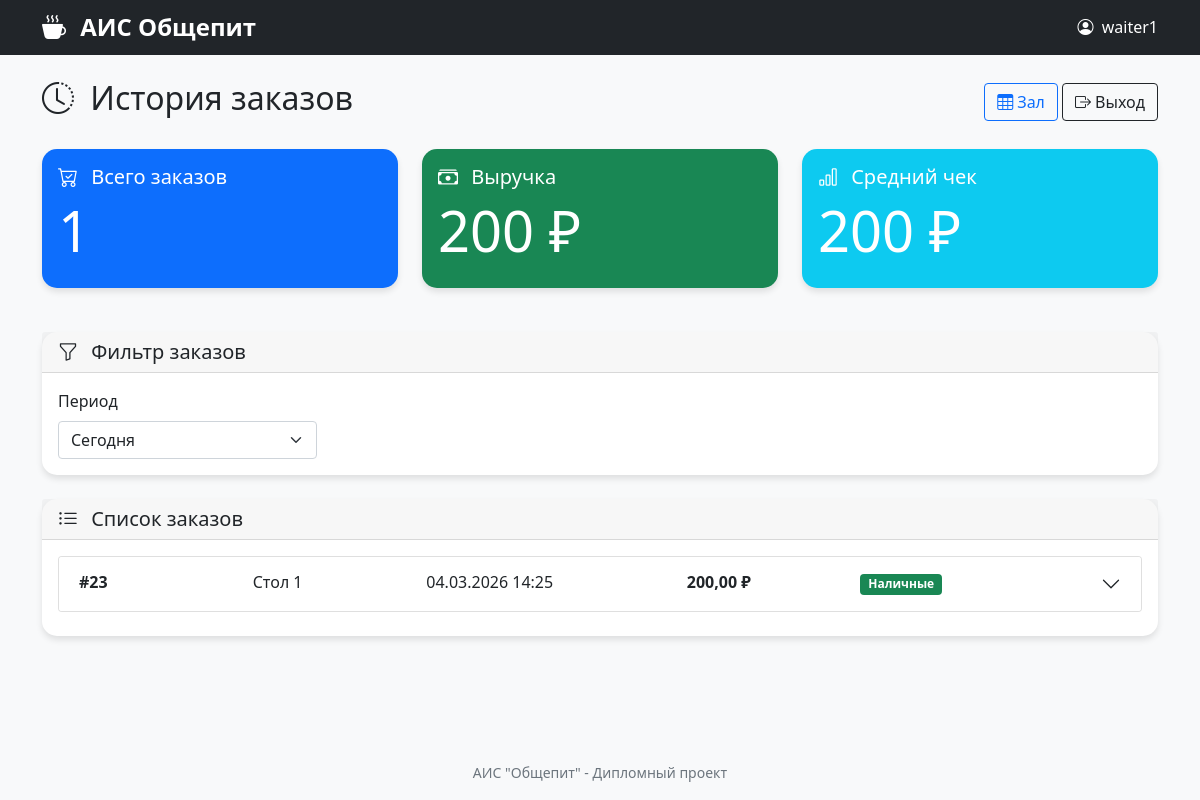
The page /waiter/history/ (signed in) on the database its author committed.
### orders/models.py (models this page shows, shortened)
class Order(models.Model):
    STATUS_CHOICES = [
        ('open', 'Открыт'),
        ('paid', 'Оплачен'),
        ('cancelled', 'Отменен'),
    ]
    PAYMENT_CHOICES = [
        ('cash', 'Наличные'),
        ('card', 'Карта'),
        ('qr', 'QR-код'),
    ]
    table = models.ForeignKey(Table, on_delete=models.CASCADE, verbose_name="Стол")
    waiter = models.ForeignKey(User, on_delete=models.SET_NULL, null=True, verbose_name="Официант")
    created_at = models.DateTimeField(auto_now_add=True, verbose_name="Время создания")
    closed_at = models.DateTimeField(null=True, blank=True, verbose_name="Время закрытия")
    status = models.CharField(max_length=20, choices=STATUS_CHOICES, default='open', verbose_name="Статус")
    total_amount = models.DecimalField(max_digits=10, decimal_places=2, default=0, verbose_name="Общая сумма")
    payment_method = models.CharField(max_length=20, choices=PAYMENT_CHOICES, blank=True, null=True, verbose_name="Способ оплаты")
    payment_received = models.BooleanField(default=False, verbose_name="Оплачено")
    class Meta:
        verbose_name = "Заказ"
        verbose_name_plural = "Заказы"
        ordering = ['-created_at']

### tables/models.py (models this page shows, shortened)
class Table(models.Model):
    STATUS_CHOICES = [
        ('free', 'Свободен'),
        ('occupied', 'Занят'),
        ('reserved', 'Забронирован'),
    ]
    number = models.IntegerField(unique=True, verbose_name="Номер стола")
    seats = models.IntegerField(verbose_name="Количество мест")
    status = models.CharField(max_length=20, choices=STATUS_CHOICES, default='free', verbose_name="Статус")
    class Meta:
        verbose_name = "Стол"
        verbose_name_plural = "Столы"
        ordering = ['number']

### accounts/views.py (the view, shortened to what this page needs)
# urls.py: path('waiter/history/', accounts_views.waiter_history, name='waiter_history'),
@login_required
def waiter_history(request):
    if not request.user.is_authenticated or request.user.profile.role != 'waiter':
        return redirect('waiter_login')
    period = request.GET.get('period', 'today')
    date_from = request.GET.get('date_from')
    date_to = request.GET.get('date_to')
    orders = Order.objects.filter(
        waiter=request.user,
        status='paid'
    ).order_by('-created_at')
    today = timezone.now().date()
    if period == 'today':
        orders = orders.filter(created_at__date=today)
    elif period == 'week':
        week_ago = today - timedelta(days=7)
        orders = orders.filter(created_at__date__gte=week_ago)
    elif period == 'month':
        month_ago = today - timedelta(days=30)
        orders = orders.filter(created_at__date__gte=month_ago)
    elif period == 'custom':
        if date_from:
            orders = orders.filter(created_at__date__gte=date_from)
        if date_to:
            orders = orders.filter(created_at__date__lte=date_to)
    total_orders = orders.count()
    total_revenue = orders.aggregate(total=Sum('total_amount'))['total'] or 0
    avg_order = total_revenue / total_orders if total_orders > 0 else 0
    daily_stats = []
    context = {
        'orders': orders,
        'total_orders': total_orders,
        'total_revenue': total_revenue,
        'avg_order': avg_order,
        'daily_stats': daily_stats,
        'period': period,
        'date_from': date_from,
        'date_to': date_to,
    }
    return render(request, 'waiter_history.html', context)

### orders/models.py (called while the page is built)
    def get_total(self):
        return self.price * self.quantity

### templates/waiter_history.html (shortened to what this page needs)
{% extends "base.html" %}
{% block content %}
<div class="d-flex justify-content-between align-items-center mb-4">
    <h2>
        <i class="bi bi-clock-history me-2"></i>
        История заказов
    </h2>
    <div>
        <a href="{% url 'waiter_hall' %}" class="btn btn-outline-primary">
            <i class="bi bi-table me-1"></i>Зал
        </a>
        <a href="{% url 'index' %}" class="btn btn-outline-dark">
            <i class="bi bi-box-arrow-right me-1"></i>Выход
        </a>
    </div>
</div>
<div class="row mb-4">
    <div class="col-md-4">
        <div class="card text-white bg-primary">
            <div class="card-body">
                <h5 class="card-title">
                    <i class="bi bi-cart-check me-2"></i>
                    Всего заказов
                </h5>
                <h2 class="display-4">{{ total_orders }}</h2>
            </div>
        </div>
    </div>
    <div class="col-md-4">
        <div class="card text-white bg-success">
            <div class="card-body">
                <h5 class="card-title">
                    <i class="bi bi-cash-stack me-2"></i>
                    Выручка
                </h5>
                <h2 class="display-4">{{ total_revenue }} ₽</h2>
            </div>
        </div>
    </div>
    <div class="col-md-4">
        <div class="card text-white bg-info">
            <div class="card-body">
                <h5 class="card-title">
                    <i class="bi bi-bar-chart me-2"></i>
                    Средний чек
                </h5>
                <h2 class="display-4">{{ avg_order|floatformat:0 }} ₽</h2>
            </div>
        </div>
    </div>
</div>
<div class="card mb-4">
    <div class="card-header">
        <h5 class="mb-0">
            <i class="bi bi-funnel me-2"></i>
            Фильтр заказов
        </h5>
    </div>
    <div class="card-body">
        <form method="get" class="row g-3">
            <div class="col-md-3">
                <label class="form-label">Период</label>
                <select name="period" class="form-select" onchange="this.form.submit()">
                    <option value="today" {% if period == 'today' %}selected{% endif %}>Сегодня</option>
                </select>
            </div>
        </form>
    </div>
</div>
<div class="card">
    <div class="card-header">
        <h5 class="mb-0">
            <i class="bi bi-list-ul me-2"></i>
            Список заказов
        </h5>
    </div>
    <div class="card-body">
        {% if orders %}
        <div class="accordion" id="ordersAccordion">
            {% for order in orders %}
            <div class="accordion-item mb-2">
                <h2 class="accordion-header" id="heading{{ order.id }}">
                    <button class="accordion-button collapsed" type="button" data-bs-toggle="collapse" data-bs-target="#collapse{{ order.id }}" aria-expanded="false" aria-controls="collapse{{ order.id }}">
                        <div class="row w-100">
                            <div class="col-md-2">
                                <strong>#{{ order.id }}</strong>
                            </div>
                            <div class="col-md-2">
                                Стол {{ order.table.number }}
                            </div>
                            <div class="col-md-3">
                                {{ order.created_at|date:"d.m.Y H:i" }}
                            </div>
                            <div class="col-md-2">
                                <strong>{{ order.total_amount }} ₽</strong>
                            </div>
                            <div class="col-md-3">
                                {% if order.payment_method == 'cash' %}
                                    <span class="badge bg-success">Наличные</span>
                                {% elif order.payment_method == 'card' %}
                                    <span class="badge bg-primary">Карта</span>
                                {% elif order.payment_method == 'qr' %}
                                    <span class="badge bg-info">QR-код</span>
                                {% else %}
                                    —
                                {% endif %}
                            </div>
                        </div>
                    </button>
                </h2>
            </div>
            {% endfor %}
        </div>
        {% else %}
        <div class="text-center text-muted py-4">
            <i class="bi bi-inbox" style="font-size: 3rem;"></i>
            <p class="mt-2">Нет заказов за выбранный период</p>
        </div>
        {% endif %}
    </div>
</div>
{% endblock %}

### templates/base.html (shortened to what this page needs)
{% load pwa %}
<!DOCTYPE html>
<html lang="ru">
<head>
    <link href="https://cdn.jsdelivr.net/npm/bootstrap@5.1.3/dist/css/bootstrap.min.css" rel="stylesheet">
    <link rel="stylesheet" href="https://cdn.jsdelivr.net/npm/bootstrap-icons@1.8.1/font/bootstrap-icons.css">
</head>
<body>
    <nav class="navbar navbar-dark bg-dark">
        <div class="container">
            <span class="navbar-brand mb-0 h1">
                <i class="bi bi-cup-hot-fill me-2"></i>
                АИС Общепит
            </span>
            {% if request.user.is_authenticated %}
            <span class="text-white">
                <i class="bi bi-person-circle me-1"></i>
                {{ request.user.username }}
            </span>
            {% endif %}
        </div>
    </nav>
    <div class="container mt-4 fade-in">
        {% block content %}
        {% endblock %}
    </div>
    <footer class="mt-auto py-3 text-center text-muted">
        <small>АИС "Общепит" - Дипломный проект</small>
    </footer>
</body>
</html>

### templates/base.html (style rules this page uses)
:root { --primary-color: #0d6efd; --success-color: #198754; --warning-color: #ffc107; --danger-color: #dc3545; --dark-bg: #212529; --light-bg: #f8f9fa; }
body { font-family: 'Segoe UI', Tahoma, Geneva, Verdana, sans-serif; background-color: var(--light-bg); min-height: 100vh; display: flex; flex-direction: column; }
.navbar-brand { font-weight: bold; font-size: 1.5rem; }
.card { border-radius: 15px; box-shadow: 0 4px 6px rgba(0,0,0,0.1); transition: transform 0.2s, box-shadow 0.2s; border: none; margin-bottom: 20px; }
.fade-in { animation: fadeIn 0.5s ease-out; }

### templates/waiter_history.html (style rules this page uses)
.accordion-item { border: 1px solid rgba(0,0,0,.125); border-radius: 0.375rem; }

### rows shown on the page
Order: id "23", table.number "1", created_at "04.03.2026 14:25", total_amount "200,00", payment_method "Наличные"

### other values the page prints
{{ request.user.username }} "waiter1"
{{ total_orders }} "1"
{{ total_revenue }} "200"
{{ avg_order|floatformat:0 }} "200"
